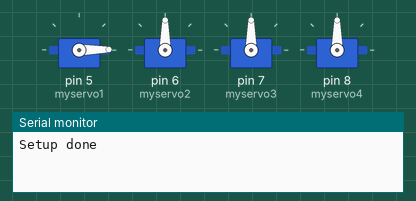
Bench run of a sketch on a simulated Arduino Uno, built with avr-gcc and run on an emulated ATmega328P. Shown: 4 × servo, the last lines printed to the serial monitor.

Above: at 0.05 s.
At 1.95 s:
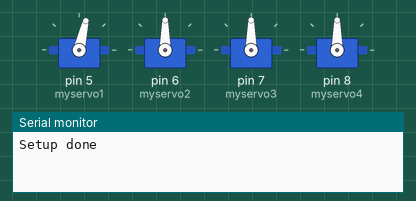
At 4.55 s:
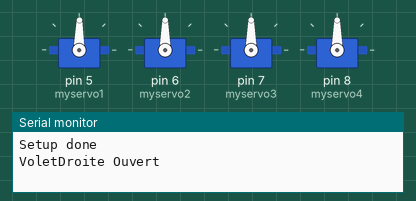
At 9.05 s:
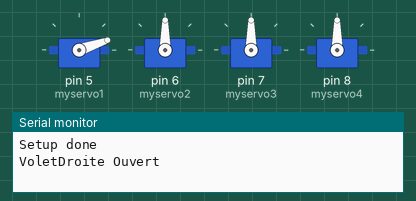
Timing chart, 0 to 18.9 s (numbered marks = the images above):
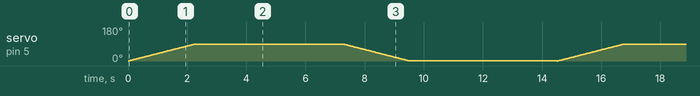

The sketch:

servo.ino
```cpp
// ANTOINE DOUCET
// 02/2021

#include <Servo.h>

const byte VoletHaut = 0;
const byte VoletGauche = 1;
const byte VoletDroite = 2;

Servo myservo1;
Servo myservo2;
Servo myservo3;
Servo myservo4;

int Min = 0;
int Max = 90;

int VitesseVolet = 25;

unsigned long last_click_timestamp = 0;
int fast_clicks = 1;
bool tease_mode = true;

void setup()
{
  myservo1.attach(5);
  myservo2.attach(6);
  myservo3.attach(7);
  myservo4.attach(8);
  Serial.begin(9600);
  Serial.println("Setup done");
}

int Ouvrir(int CVolet)
{
  if (CVolet == VoletHaut)
  {
    //2 et 4
    for (int pos = Max; pos > Min; pos -= 1)
    {
      myservo4.write(pos);
      myservo2.write(Max - pos);
      delay(VitesseVolet);
    }
    Serial.println("Volet Haut Ouvert");
  }
  if (CVolet == VoletGauche)
  {
    //3
    for (int pos = Max; pos > Min; pos -= 1)
    {
      myservo3.write(pos);
      delay(VitesseVolet);
    }
    Serial.println("VoletGauche Ouvert");
  }
  if (CVolet == VoletDroite)
  {
    //1
    for (int pos = Max; pos > Min; pos -= 1)
    {
      myservo1.write(Max - pos);
      delay(VitesseVolet);
    }
    Serial.println("VoletDroite Ouvert");
  }
}

int Fermer(int CVolet)
{
  if (CVolet == VoletHaut)
  {
    //2 et 4
    for (int pos = Max; pos > Min; pos -= 1)
    {
      myservo2.write(pos);
      myservo4.write(Max - pos);
      delay(VitesseVolet);
    }
    Serial.println("Volet Haut Fermer");
  }
  if (CVolet == VoletGauche)
  {
    //3
    for (int pos = Max; pos > Min; pos -= 1)
    {
      myservo3.write(Max - pos);
      delay(VitesseVolet);
    }
    Serial.println("VoletGauche Fermer");
  }
  if (CVolet == VoletDroite)
  {
    //1
    for (int pos = Max; pos > Min; pos -= 1)
    {
      myservo1.write(pos);
      delay(VitesseVolet);
    }
    Serial.println("VoletDroite Fermer");
  }
}

void loop()
{

//  Ouvrir(VoletHaut);
//  delay(5000);
//  Fermer(VoletHaut);
//  delay(5000);
//  Ouvrir(VoletGauche);
//  delay(5000);
//  Fermer(VoletGauche);
//  delay(5000);
  Ouvrir(VoletDroite);
  delay(5000);
  Fermer(VoletDroite);
  delay(5000);

}
```
